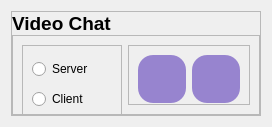
            <widget class="QWidget" name="chat">
             <layout class="QVBoxLayout" name="verticalLayout_4">
              <item>
               <widget class="QFrame" name="chat_frame">
                <property name="frameShape">
                 <enum>QFrame::StyledPanel</enum>
                </property>
                <property name="frameShadow">
                 <enum>QFrame::Raised</enum>
                </property>
                <layout class="QVBoxLayout" name="verticalLayout_9">
                 <property name="spacing">
                  <number>0</number>
                 </property>
                 <property name="leftMargin">
                  <number>0</number>
                 </property>
                 <property name="topMargin">
                  <number>0</number>
                 </property>
                 <property name="rightMargin">
                  <number>0</number>
                 </property>
                 <property name="bottomMargin">
                  <number>0</number>
                 </property>
                 <item>
                  <widget class="QLabel" name="chat_label">
                   <property name="font">
                    <font>
                     <family>SansSerif</family>
                     <pointsize>14</pointsize>
                     <weight>75</weight>
                     <bold>true</bold>
                    </font>
                   </property>
                   <property name="text">
                    <string>Video Chat</string>
                   </property>
                  </widget>
                 </item>
                 <item>
                  <widget class="QFrame" name="chat_btn_frame">
                   <property name="minimumSize">
                    <size>
                     <width>200</width>
                     <height>80</height>
                    </size>
                   </property>
                   <property name="maximumSize">
                    <size>
                     <width>16777215</width>
                     <height>80</height>
                    </size>
                   </property>
                   <property name="frameShape">
                    <enum>QFrame::StyledPanel</enum>
                   </property>
                   <property name="frameShadow">
                    <enum>QFrame::Raised</enum>
                   </property>
                   <layout class="QHBoxLayout" name="horizontalLayout_12">
                    <item>
                     <widget class="QFrame" name="check_frame">
                      <property name="minimumSize">
                       <size>
                        <width>100</width>
                        <height>80</height>
                       </size>
                      </property>
                      <property name="frameShape">
                       <enum>QFrame::StyledPanel</enum>
                      </property>
                      <property name="frameShadow">
                       <enum>QFrame::Raised</enum>
                      </property>
                      <layout class="QVBoxLayout" name="verticalLayout_10">
                       <item>
                        <widget class="QRadioButton" name="server_btn">
                         <property name="text">
                          <string>Server</string>
                         </property>
                        </widget>
                       </item>
                       <item>
                        <widget class="QRadioButton" name="client_btn">
                         <property name="text">
                          <string>Client</string>
                         </property>
                        </widget>
                       </item>
                      </layout>
                     </widget>
                    </item>
                    <item>
                     <widget class="QFrame" name="choose_frame">
                      <property name="frameShape">
                       <enum>QFrame::StyledPanel</enum>
                      </property>
                      <property name="frameShadow">
                       <enum>QFrame::Raised</enum>
                      </property>
                      <layout class="QHBoxLayout" name="horizontalLayout_13">
                       <item>
                        <widget class="QPushButton" name="start_chat_btn">
                         <property name="minimumSize">
                          <size>
                           <width>48</width>
                           <height>48</height>
                          </size>
                         </property>
                         <property name="maximumSize">
                          <size>
                           <width>48</width>
                           <height>48</height>
                          </size>
                         </property>
                         <property name="styleSheet">
                          <string notr="true">QPushButton{
border-radius:15;
background-color:rgba(115, 89, 195, 181)
}
QPushButton:hover{
background-color:rgba(115, 89, 195, 120)
}</string>
                         </property>
                         <property name="text">
                          <string/>
                         </property>
                         <property name="icon">
                          <iconset resource="asserts/icon/icon.qrc">
                           <normaloff>:/icon/call.svg</normaloff>:/icon/call.svg</iconset>
                         </property>
                         <property name="iconSize">
                          <size>
                           <width>32</width>
                           <height>32</height>
                          </size>
                         </property>
                        </widget>
                       </item>
                       <item>
                        <widget class="QPushButton" name="stop_chat_btn">
                         <property name="minimumSize">
                          <size>
                           <width>48</width>
                           <height>48</height>
                          </size>
                         </property>
                         <property name="maximumSize">
                          <size>
                           <width>48</width>
                           <height>48</height>
                          </size>
                         </property>
                         <property name="styleSheet">
                          <string notr="true">QPushButton{
border-radius:15;
background-color:rgba(115, 89, 195, 181)
}
QPushButton:hover{
background-color:rgba(115, 89, 195, 120)
}</string>
                         </property>
                         <property name="text">
                          <string/>
                         </property>
                         <property name="icon">
                          <iconset resource="asserts/icon/icon.qrc">
                           <normaloff>:/icon/stop-call.svg</normaloff>:/icon/stop-call.svg</iconset>
                         </property>
                         <property name="iconSize">
                          <size>
                           <width>32</width>
                           <height>32</height>
                          </size>
                         </property>
                        </widget>
                       </item>
                      </layout>
                     </widget>
                    </item>
                   </layout>
                  </widget>
                 </item>
                </layout>
               </widget>
              </item>
             </layout>
            </widget>
